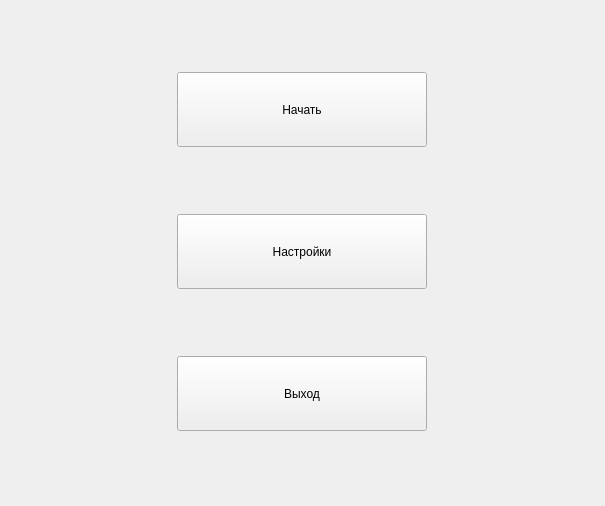
<?xml version="1.0" encoding="UTF-8"?>
<ui version="4.0">
 <class>Form</class>
 <widget class="QWidget" name="Form">
  <property name="geometry">
   <rect>
    <x>0</x>
    <y>0</y>
    <width>605</width>
    <height>506</height>
   </rect>
  </property>
  <property name="maximumSize">
   <size>
    <width>864</width>
    <height>608</height>
   </size>
  </property>
  <property name="windowTitle">
   <string>Form</string>
  </property>
  <layout class="QGridLayout" name="gridLayout">
   <item row="0" column="0">
    <widget class="QPushButton" name="playBtn">
     <property name="maximumSize">
      <size>
       <width>250</width>
       <height>75</height>
      </size>
     </property>
     <property name="text">
      <string>Начать</string>
     </property>
    </widget>
   </item>
   <item row="2" column="0">
    <widget class="QPushButton" name="settingsBtn">
     <property name="maximumSize">
      <size>
       <width>250</width>
       <height>75</height>
      </size>
     </property>
     <property name="text">
      <string>Настройки</string>
     </property>
    </widget>
   </item>
   <item row="3" column="0">
    <widget class="QPushButton" name="exitBtn">
     <property name="maximumSize">
      <size>
       <width>250</width>
       <height>75</height>
      </size>
     </property>
     <property name="text">
      <string>Выход</string>
     </property>
    </widget>
   </item>
  </layout>
 </widget>
 <resources/>
 <connections/>
</ui>
